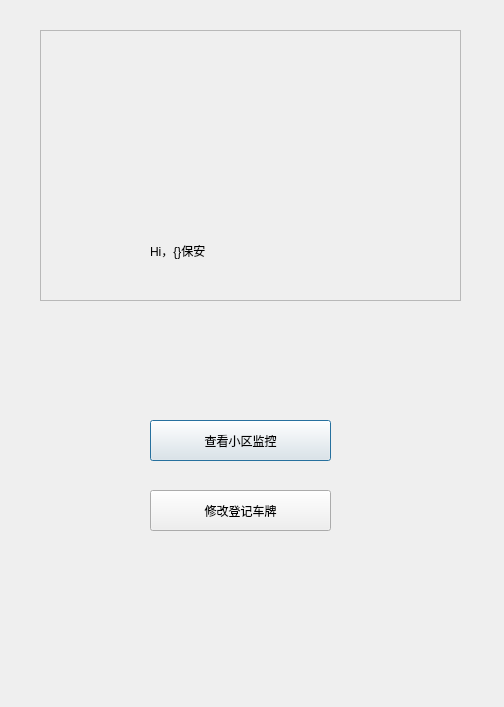
<?xml version="1.0" encoding="UTF-8"?>
<ui version="4.0">
 <class>Dialog</class>
 <widget class="QDialog" name="Dialog">
  <property name="geometry">
   <rect>
    <x>0</x>
    <y>0</y>
    <width>504</width>
    <height>707</height>
   </rect>
  </property>
  <property name="windowTitle">
   <string>Dialog</string>
  </property>
  <widget class="QFrame" name="frame">
   <property name="geometry">
    <rect>
     <x>40</x>
     <y>30</y>
     <width>421</width>
     <height>271</height>
    </rect>
   </property>
   <property name="frameShape">
    <enum>QFrame::StyledPanel</enum>
   </property>
   <property name="frameShadow">
    <enum>QFrame::Raised</enum>
   </property>
   <widget class="QLabel" name="label">
    <property name="geometry">
     <rect>
      <x>110</x>
      <y>180</y>
      <width>301</width>
      <height>81</height>
     </rect>
    </property>
    <property name="styleSheet">
     <string notr="true">font: 36pt &quot;Arial&quot;;</string>
    </property>
    <property name="text">
     <string>Hi，{}保安</string>
    </property>
   </widget>
   <widget class="QLabel" name="label_2">
    <property name="geometry">
     <rect>
      <x>50</x>
      <y>40</y>
      <width>301</width>
      <height>141</height>
     </rect>
    </property>
    <property name="text">
     <string/>
    </property>
   </widget>
  </widget>
  <widget class="QPushButton" name="pushButton">
   <property name="geometry">
    <rect>
     <x>150</x>
     <y>420</y>
     <width>181</width>
     <height>41</height>
    </rect>
   </property>
   <property name="text">
    <string>查看小区监控</string>
   </property>
  </widget>
  <widget class="QPushButton" name="pushButton_2">
   <property name="geometry">
    <rect>
     <x>150</x>
     <y>490</y>
     <width>181</width>
     <height>41</height>
    </rect>
   </property>
   <property name="text">
    <string>修改登记车牌</string>
   </property>
  </widget>
 </widget>
 <resources/>
 <connections/>
</ui>
